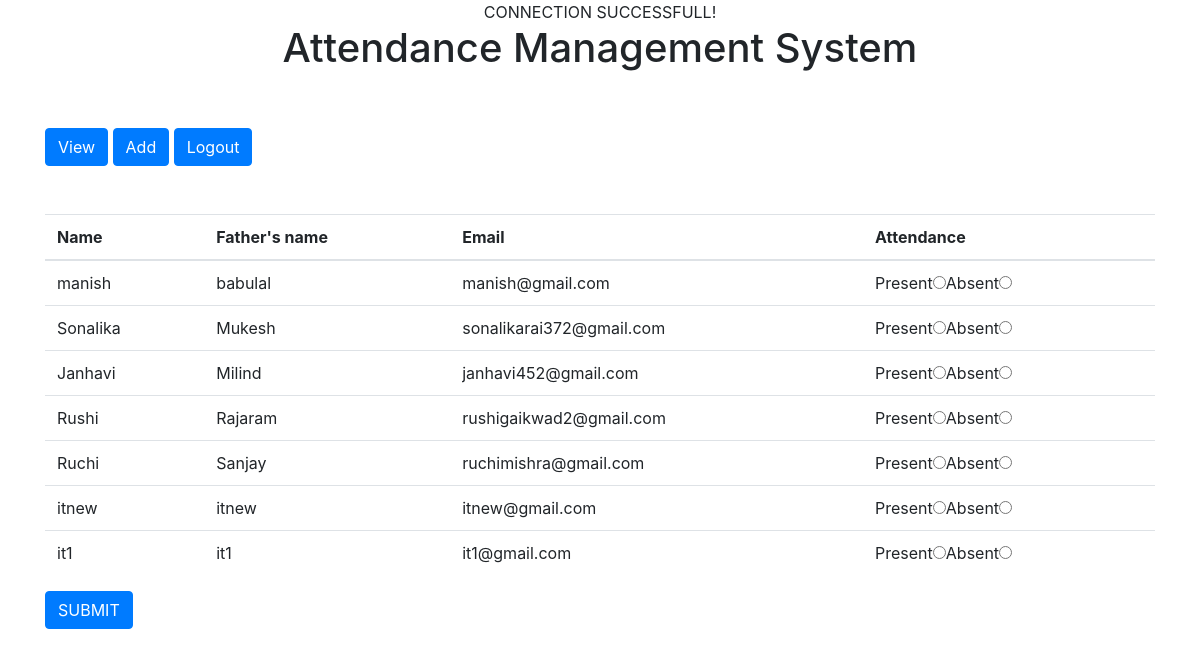
Page /IT.php (signed in) on the committed database.
### tables this page shows
CREATE TABLE IF NOT EXISTS `std_it` (
  `emp_id` int(2) NOT NULL AUTO_INCREMENT,
  `name` varchar(250) NOT NULL,
  `fname` varchar(250) NOT NULL,
  `email` varchar(100) NOT NULL,
  PRIMARY KEY (`emp_id`)
);

### IT.php (the view, shortened to what this page needs)
<?php include_once("connection.php");
?>
<!DOCTYPE html>
<html>
<head>
<link rel="stylesheet" href="https://maxcdn.bootstrapcdn.com/bootstrap/4.1.3/css/bootstrap.min.css">
</head>
<body>
<div class="panel panel-default container">
<div
 class="panel-heading">
    <h1 style="text-align: canter;" align="center">Attendance Management System</h1>
		<br><br>
</div>
<div class="panel-body">
	<a href="view_it.php" class="btn btn-primary">View</a>
	<a href="add_it.php" class="btn btn-primary pull-right">Add</a>
	<a href="logout.php" class="btn btn-primary pull-right">Logout</a>
	<br><br><br>
<form method="post">
<table class="table">
	<thead>
	<tr>
	<th>Name</th>
	<th>Father's name</th>
	<th>Email</th>
	<th>Attendance</th>
	</tr>
	</thead>
	<tbody>
	<?php
	$query="select * from std_it";
	$result=$link->query($query);
	while($show=$result->fetch_assoc()){
	?>
	<tr>
	 <td><?php echo $show['name'];?></td>
	 <td><?php echo $show['fname'];?></td>
	 <td><?php echo $show['email'];?></td>
	 <td>Present<input required type="radio" name="attendance[<?php echo $show['emp_id'] ?>]" value="Present">Absent<input required type="radio" name="attendance[<?php echo $show['emp_id']; ?>]" value="Absent">
	 </td>
     </tr>
	<?php } ?>
	</tbody>
	</table>
	<input class="btn btn-primary" type ="submit" onclick="alertme()" value = "SUBMIT">
	</form>
	</div>
		<br><br>
</body>
</html>

### rows in the picture
std_it: name "manish", fname "babulal", email "manish@gmail.com"
std_it: name "Sonalika", fname "Mukesh", email "sonalikarai372@gmail.com"
std_it: name "Janhavi", fname "Milind", email "janhavi452@gmail.com"
std_it: name "Rushi", fname "Rajaram", email "rushigaikwad2@gmail.com"
std_it: name "Ruchi", fname "Sanjay", email "ruchimishra@gmail.com"
std_it: name "itnew", fname "itnew", email "itnew@gmail.com"
std_it: name "it1", fname "it1", email "it1@gmail.com"
